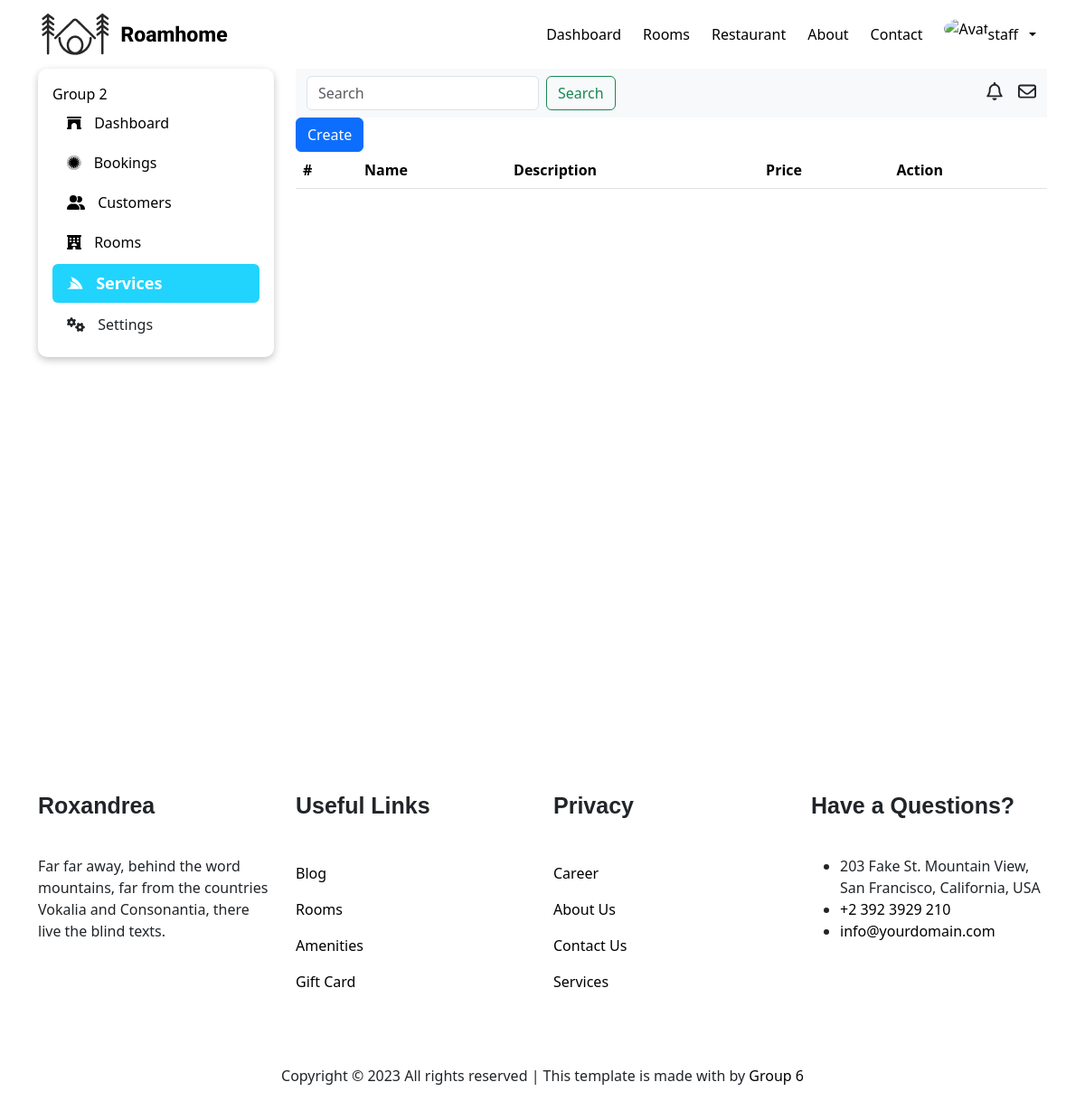
Page /wp-admin/services/ (signed in) on the earlier database version.
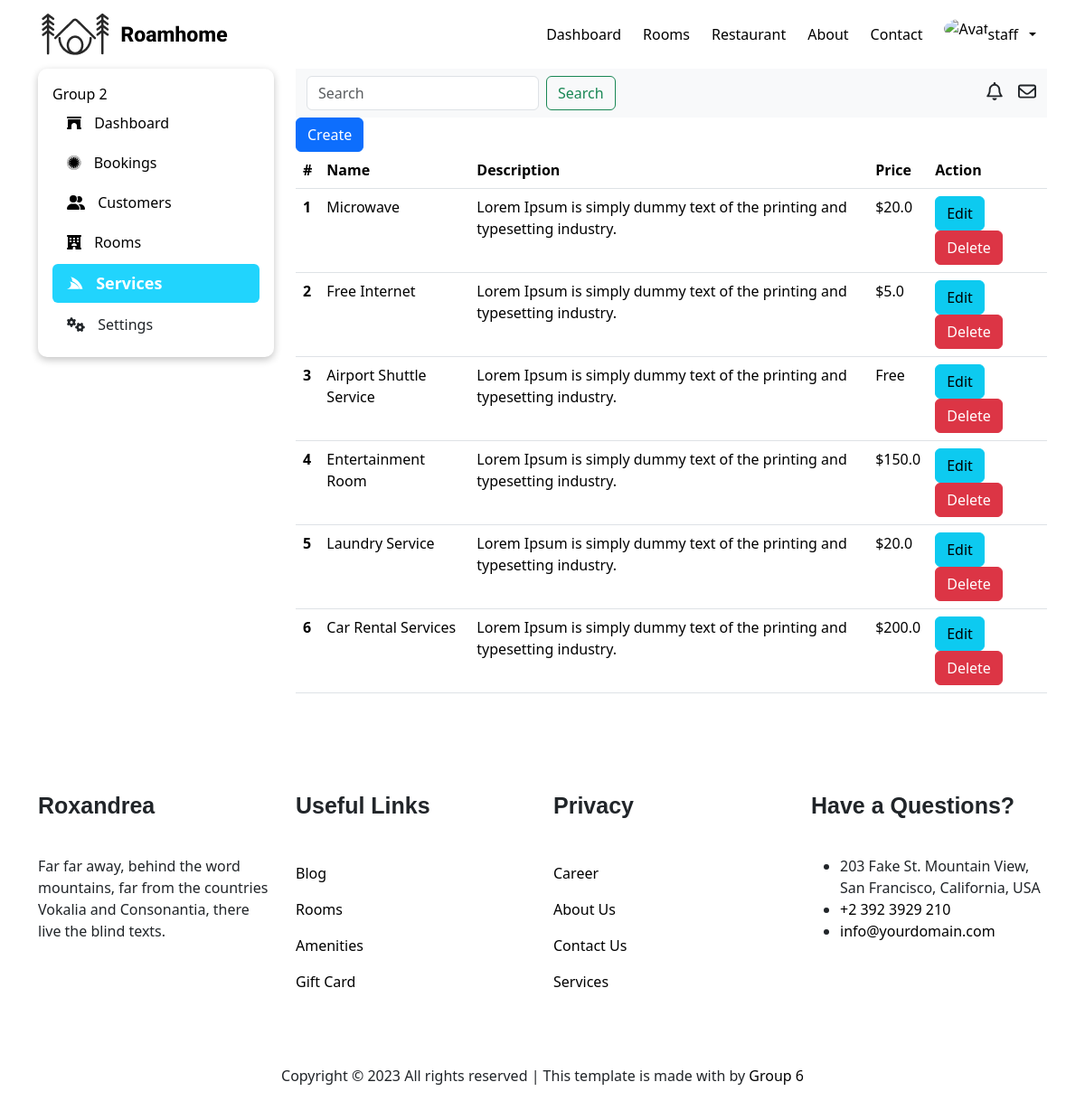
Same page on the later database version.
### user/models.py (models this page shows, shortened)
class User(AbstractBaseUser, PermissionsMixin):
    class Meta:
        db_table = 'user'
    username = models.CharField(max_length=20, unique=True)
    email = models.EmailField(_('email address'), unique=True)
    role = models.CharField(max_length=10, choices=Roles.choices, default=Roles.USER)
    is_staff = models.BooleanField(default=False)
    created_at = models.DateTimeField(auto_now_add=True)
    updated_at = models.DateTimeField(auto_now=True)
    status = models.BooleanField(default=True)
    objects = CustomUserManager()
    USERNAME_FIELD = 'username'
    REQUIRED_FIELDS = ['email']

### room/models.py (models this page shows, shortened)
class Service(models.Model):
    class Meta:
        db_table = 'service'
    name = models.CharField(max_length=100)
    description = models.TextField()
    price = models.FloatField()
    created_at = models.DateTimeField(auto_now_add=True)
    updated_at = models.DateTimeField(auto_now=True)
    status = models.BooleanField(default=True)

### manager/views.py (the view)
# urls.py: path('services/', manager.allServices, name='services'),
@login_required(login_url='login')
@user_passes_test(lambda user: user.role == 'STAFF', login_url='home')
def allServices(request):
    services = Service.objects.all()
    return render(request, 'manager/pages/services/services.html', { 'services': services })

### manager/templates/manager/pages/services/services.html
{% extends 'manager/pages/dashboard.html' %}
{% block dashboard_section %}
<main>
  <div class="row">
    <div class="col-6">
        <a href="{% url 'create-service' %}" type="button" class="btn btn-primary">Create</a>
    </div>
  </div>
  <table class="table">
      <thead>
          <tr>
              <th scope="col">#</th>
              <th scope="col">Name</th>
              <th scope="col">Description</th>
              <th scope="col">Price</th>
              <th scope="col">Action</th>
          </tr>
      </thead>
      <tbody>
          {% for service in services %}
          <tr>
              <th scope="row">{{ service.id }}</th>
              <td>{{ service.name }}</td>
              <td>{{ service.description }}</td>
              <td>
                {% if service.price == 0 %}
                  Free
                {% else %}
                  ${{ service.price }}
                {% endif %}
              </td>
              <td>
                <a href="/wp-admin/services/{{ service.id }}" class="btn btn-info">Edit</a>
                <a href="/wp-admin/services/delete/{{ service.id }}" class="btn btn-danger">Delete</a>
              </td>
          </tr>
          {% endfor %}
      </tbody>
  </table>
</main>
{% endblock %}

### manager/templates/manager/pages/dashboard.html (shortened to what this page needs)
{% extends 'manager/base.html' %}
{% load static %}
{% block css %}
<link rel="stylesheet" href="{% static 'manager/css/dashboard.css' %}" />
{% endblock %}
{% block content %}
<div class="container">
    <div class="row">
        <div class="col-3">
            <div class="menu">
                <div class="logo">
                    <a href="/">Group 2</a>
                </div>
                <div class="menu-list d-flex flex-column gap-1">
                    <a href="{% url 'dashboard' %}" class="item {% if request.path == '/wp-admin/' %}item-active{% endif %}">
                        <i class="fa-solid fa-archway" style="margin-right: 10px;"></i>
                        Dashboard
                    </a>
                    <a href="{% url 'all-booking' %}" class="item {% if request.path == '/wp-admin/booking/' %}item-active{% endif %}">
                        <i class="fa-brands fa-first-order-alt" style="margin-right: 10px;"></i>
                        Bookings
                    </a>
                    <a href="{% url 'all-customers' %}" class="item {% if request.path == '/wp-admin/customers/' %}item-active{% endif %}">
                        <i class="fa-solid fa-user-group" style="margin-right: 10px;"></i>
                        Customers
                    </a>
                    <a
                        href="{% url 'all-room' %}"
                        class="
                            d-block
                            item
                            {% if request.path == '/wp-admin/rooms/' or request.path == '/wp-admin/rooms/create/' or request.path == '/wp-admin/room-types/' or request.path == '/wp-admin/room-types/create' %}item-active{% endif %}"
                        >
                        <i class="fa-solid fa-hotel" style="margin-right: 10px;"></i>
                        Rooms
                    </a>
                    <a href="{% url 'services' %}" class="item {% if request.path == '/wp-admin/services/' %}item-active{% endif %}">
                        <i class="fa-brands fa-servicestack" style="margin-right: 10px;"></i>
                        Services
                    </a>
                    <div class="item">
                        <i class="fa-solid fa-gears" style="margin-right: 10px;"></i>
                        Settings
                    </div>
                </div>
            </div>
        </div>
        <div class="col-9">
            <nav class="navbar navbar-expand-sm navbar-light bg-light">
                <div class="container">
                    <form
                    class="d-flex my-2 my-lg-0">
                        <input
                            class="form-control me-sm-2"
                            type="text"
                            name="search"
                            placeholder="Search"
                            value="{{ search }}"
                        />
                        <button
                            class="btn btn-outline-success my-2 my-sm-0"
                            type="submit"
                        >
                            Search
                        </button>
                    </form>
                    <div class="notification d-flex gap-3">
                        <div class="noti">
                            <i class="fa-regular fa-bell" style="width: 20px; height: 20px;"></i>
                        </div>
                        <div class="mail">
                            <i class="fa-regular fa-envelope" style="width: 20px; height: 20px;"></i>
                        </div>
                    </div>
                </div>
            </nav>
            {% block dashboard_section %}{% endblock %}
        </div>
    </div>
</div>
{% endblock %}

### manager/templates/manager/base.html (shortened to what this page needs)
{% load static %}
<!DOCTYPE html>
<html lang="en">
    <head>
        {% load bootstrap5 %} {% bootstrap_css %} {% bootstrap_javascript %}
        <link
            href="{% static 'fontawesomefree/css/all.min.css' %}"
            rel="stylesheet"
            type="text/css"
        />
        <link rel="stylesheet" href="{% static 'manager/css/global.css' %}" />
        <link rel="stylesheet" href="{% static 'manager/css/header.css' %}" />
        <link rel="stylesheet" href="{% static 'manager/css/footer.css' %}" />
        {% block css %}{% endblock %}
    </head>
    <body>
        {% include 'manager/components/header.html' %}
        <div style="min-height: 100vh;">{% block content %}{% endblock %}</div>
        {% include 'manager/components/footer.html' %}
    </body>
</html>

### manager/templates/manager/components/header.html (shortened to what this page needs)
{% load static %}
<header>
    <nav class="navbar navbar-expand-lg">
        <div class="container">
            <a class="navbar-brand" href="/">
                <img src="{% static 'manager/images/logo.png' %}" alt="Logo">
            </a>
            <div class="collapse navbar-collapse" id="navbarNav">
                <ul class="navbar-nav me-auto mb-2 mb-lg-0">
                    {% if user.is_authenticated and user.role == 'STAFF' %}
                        <li class="nav-item">
                            <a class="nav-link active" aria-current="page" href="{% url 'dashboard' %}"
                                >Dashboard</a
                            >
                        </li>
                    {% else %}
                    <li class="nav-item">
                        <a class="nav-link {% if request.path == '/'%}nav-active{% endif %}" aria-current="page" href="/"
                            >Home</a
                        >
                    </li>
                    {% endif %}
                    <li class="nav-item">
                        <a
                            class="nav-link {% if request.path == '/rooms/'%}nav-active{% endif %}"
                            aria-current="page"
                            href="{% url 'all-rooms' %}"
                            >Rooms</a
                        >
                    </li>
                    <li class="nav-item">
                        <a class="nav-link" aria-current="page" href="#"
                            >Restaurant</a
                        >
                    </li>
                    <li class="nav-item">
                        <a class="nav-link {% if request.path == '/about/'%}nav-active{% endif %}" aria-current="page" href="{% url 'about' %}"
                            >About</a
                        >
                    </li>
                    <li class="nav-item">
                        <a class="nav-link {% if request.path == '/contact/'%}nav-active{% endif %}" aria-current="page" href="#"
                            >Contact</a
                        >
                    </li>
                </ul>
                <div class="d-flex gap-2">
                    {% if user.is_authenticated %}
                    <div
                        class="collapse navbar-collapse"
                        id="navbarNavDropdown"
                    >
                        <ul class="navbar-nav">
                            <li class="nav-item dropdown">
                                <a
                                    class="nav-link d-flex gap-2 align-items-center dropdown-toggle"
                                    href="#"
                                    role="button"
                                    data-bs-toggle="dropdown"
                                    aria-expanded="false"
                                >
                                    <div class="wrapper-avatar">
                                        <img
                                            src="https://images.unsplash.com/photo-1576266076037-1c6bd988abf8?q=80&w=1935&auto=format&fit=crop&ixlib=rb-4.0.3&ixid=M3wxMjA3fDB8MHxwaG90by1wYWdlfHx8fGVufDB8fHx8fA%3D%3D"
                                            alt="Avatar"
                                        />
                                    </div>
                                    <div>{{ user.username }}</div>
                                </a>
                            </li>
                        </ul>
                    </div>
                    {% endif %}
                </div>
            </div>
        </div>
    </nav>
</header>

### manager/templates/manager/components/footer.html (shortened to what this page needs)
<footer class="ftco-footer ftco-bg-dark ftco-section">
    <div class="container">
        <div class="row mb-5">
            <div class="col-md">
                <div class="ftco-footer-widget mb-4">
                    <h2 class="ftco-heading-2">Roxandrea</h2>
                    <p>
                        Far far away, behind the word mountains, far from the
                        countries Vokalia and Consonantia, there live the blind
                        texts.
                    </p>
                </div>
            </div>
            <div class="col-md">
                <div class="ftco-footer-widget mb-4 ml-md-5">
                    <h2 class="ftco-heading-2">Useful Links</h2>
                    <ul class="list-unstyled">
                        <li><a href="#" class="py-2 d-block">Blog</a></li>
                        <li><a href="#" class="py-2 d-block">Rooms</a></li>
                        <li><a href="#" class="py-2 d-block">Amenities</a></li>
                        <li><a href="#" class="py-2 d-block">Gift Card</a></li>
                    </ul>
                </div>
            </div>
            <div class="col-md">
                <div class="ftco-footer-widget mb-4">
                    <h2 class="ftco-heading-2">Privacy</h2>
                    <ul class="list-unstyled">
                        <li><a href="#" class="py-2 d-block">Career</a></li>
                        <li><a href="#" class="py-2 d-block">About Us</a></li>
                        <li><a href="#" class="py-2 d-block">Contact Us</a></li>
                        <li><a href="#" class="py-2 d-block">Services</a></li>
                    </ul>
                </div>
            </div>
            <div class="col-md">
                <div class="ftco-footer-widget mb-4">
                    <h2 class="ftco-heading-2">Have a Questions?</h2>
                    <div class="block-23 mb-3">
                        <ul>
                            <li>
                                <span class="text"
                                    >203 Fake St. Mountain View, San Francisco,
                                    California, USA</span
                                >
                            </li>
                            <li>
                                <a href="#"
                                    ><span class="text"
                                        >+2 392 3929 210</span
                                    ></a
                                >
                            </li>
                            <li>
                                <a href="#"
                                    ><span class="text"
                                        >info@yourdomain.com</span
                                    ></a
                                >
                            </li>
                        </ul>
                    </div>
                </div>
            </div>
        </div>
        <div class="row">
            <div class="col-md-12 text-center">
                <p>
                    Copyright ©
                    All rights reserved | This template is made with
                    by
                    <a href="https://colorlib.com" target="_blank">Group 6</a>
                </p>
            </div>
        </div>
    </div>
</footer>

### manager/static/manager/css/global.css (style rules this page uses)
body { height: 100vh; }

### manager/static/manager/css/header.css (style rules this page uses)
.navbar-collapse { flex-grow: 0 ; }
.nav-link { color: black; padding: 6px 12px !important; transition: .3s; }
.wrapper-avatar { width: 40px; height: 40px; }
.wrapper-avatar > img { width: 100%; height: 100%; border-radius: 50%; }

### manager/static/manager/css/footer.css (style rules this page uses)
a { color: black; text-decoration: none; }
.ftco-footer .ftco-footer-widget h2 { font-weight: normal; margin-bottom: 40px; font-size: 25px; font-weight: 700; font-family: "Poppins", Arial, sans-serif; }

### manager/static/manager/css/dashboard.css (style rules this page uses)
.menu { background-color: white; padding: 16px; box-shadow: rgba(0, 0, 0, 0.24) 0px 3px 8px; border-radius: 10px; }
.menu-list > .item { padding: 8px 16px; }
.item-active { color: white; font-size: 18px; font-weight: 600; background-color: rgb(33, 212, 253); padding: 8px 16px; border-radius: 6px; }

Differences in the rows shown:
added Service: id "1", name "Microwave", description "Lorem Ipsum is simply dummy text of the printing and typesetting industry.", price "20.0"
added Service: id "2", name "Free Internet", description "Lorem Ipsum is simply dummy text of the printing and typesetting industry.", price "5.0"
added Service: id "3", name "Airport Shuttle Service", description "Lorem Ipsum is simply dummy text of the printing and typesetting industry.", price "Free"
added Service: id "4", name "Entertainment Room", description "Lorem Ipsum is simply dummy text of the printing and typesetting industry.", price "150.0"
added Service: id "5", name "Laundry Service", description "Lorem Ipsum is simply dummy text of the printing and typesetting industry.", price "20.0"
added Service: id "6", name "Car Rental Services", description "Lorem Ipsum is simply dummy text of the printing and typesetting industry.", price "200.0"
